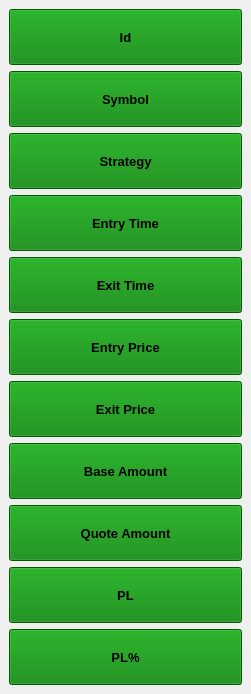
<?xml version="1.0" encoding="UTF-8"?>
<ui version="4.0">
 <class>TradeHis_ShowHide</class>
 <widget class="QMainWindow" name="TradeHis_ShowHide">
  <property name="geometry">
   <rect>
    <x>0</x>
    <y>0</y>
    <width>251</width>
    <height>694</height>
   </rect>
  </property>
  <property name="windowTitle">
   <string>MainWindow</string>
  </property>
  <widget class="QWidget" name="centralwidget">
   <layout class="QVBoxLayout" name="verticalLayout_2">
    <item>
     <layout class="QVBoxLayout" name="verticalLayout">
      <item>
       <widget class="QPushButton" name="btn_colId">
        <property name="sizePolicy">
         <sizepolicy hsizetype="Preferred" vsizetype="Preferred">
          <horstretch>0</horstretch>
          <verstretch>0</verstretch>
         </sizepolicy>
        </property>
        <property name="minimumSize">
         <size>
          <width>75</width>
          <height>40</height>
         </size>
        </property>
        <property name="baseSize">
         <size>
          <width>0</width>
          <height>0</height>
         </size>
        </property>
        <property name="font">
         <font>
          <family>Segoe UI</family>
          <pointsize>10</pointsize>
          <weight>75</weight>
          <bold>true</bold>
         </font>
        </property>
        <property name="toolTip">
         <string extracomment="Push to Show/Hide column"/>
        </property>
        <property name="toolTipDuration">
         <number>2</number>
        </property>
        <property name="whatsThis">
         <string extracomment="Each selected button will show/hide it respective column"/>
        </property>
        <property name="accessibleDescription">
         <string extracomment="Push to Show/Hide column"/>
        </property>
        <property name="autoFillBackground">
         <bool>false</bool>
        </property>
        <property name="styleSheet">
         <string notr="true">background-color: green;</string>
        </property>
        <property name="text">
         <string extracomment="Push to Show/Hide column">Id</string>
        </property>
        <property name="checkable">
         <bool>true</bool>
        </property>
        <property name="autoDefault">
         <bool>false</bool>
        </property>
       </widget>
      </item>
      <item>
       <widget class="QPushButton" name="btn_Symbol">
        <property name="sizePolicy">
         <sizepolicy hsizetype="Preferred" vsizetype="Preferred">
          <horstretch>0</horstretch>
          <verstretch>0</verstretch>
         </sizepolicy>
        </property>
        <property name="minimumSize">
         <size>
          <width>75</width>
          <height>40</height>
         </size>
        </property>
        <property name="baseSize">
         <size>
          <width>0</width>
          <height>0</height>
         </size>
        </property>
        <property name="font">
         <font>
          <family>Segoe UI</family>
          <pointsize>10</pointsize>
          <weight>75</weight>
          <bold>true</bold>
         </font>
        </property>
        <property name="toolTip">
         <string extracomment="Push to Show/Hide column"/>
        </property>
        <property name="toolTipDuration">
         <number>2</number>
        </property>
        <property name="whatsThis">
         <string extracomment="Each selected button will show/hide it respective column"/>
        </property>
        <property name="accessibleDescription">
         <string extracomment="Push to Show/Hide column"/>
        </property>
        <property name="autoFillBackground">
         <bool>false</bool>
        </property>
        <property name="styleSheet">
         <string notr="true">background-color: green;</string>
        </property>
        <property name="text">
         <string extracomment="Push to Show/Hide column">Symbol</string>
        </property>
        <property name="checkable">
         <bool>true</bool>
        </property>
        <property name="autoDefault">
         <bool>false</bool>
        </property>
       </widget>
      </item>
      <item>
       <widget class="QPushButton" name="btn_Strat">
        <property name="sizePolicy">
         <sizepolicy hsizetype="Preferred" vsizetype="Preferred">
          <horstretch>0</horstretch>
          <verstretch>0</verstretch>
         </sizepolicy>
        </property>
        <property name="minimumSize">
         <size>
          <width>75</width>
          <height>40</height>
         </size>
        </property>
        <property name="baseSize">
         <size>
          <width>0</width>
          <height>0</height>
         </size>
        </property>
        <property name="font">
         <font>
          <family>Segoe UI</family>
          <pointsize>10</pointsize>
          <weight>75</weight>
          <bold>true</bold>
         </font>
        </property>
        <property name="toolTip">
         <string extracomment="Push to Show/Hide column"/>
        </property>
        <property name="toolTipDuration">
         <number>2</number>
        </property>
        <property name="whatsThis">
         <string extracomment="Each selected button will show/hide it respective column"/>
        </property>
        <property name="accessibleDescription">
         <string extracomment="Push to Show/Hide column"/>
        </property>
        <property name="autoFillBackground">
         <bool>false</bool>
        </property>
        <property name="styleSheet">
         <string notr="true">background-color: green;</string>
        </property>
        <property name="text">
         <string extracomment="Push to Show/Hide column">Strategy</string>
        </property>
        <property name="checkable">
         <bool>true</bool>
        </property>
        <property name="autoDefault">
         <bool>false</bool>
        </property>
       </widget>
      </item>
      <item>
       <widget class="QPushButton" name="btn_EnrtyTime">
        <property name="sizePolicy">
         <sizepolicy hsizetype="Preferred" vsizetype="Preferred">
          <horstretch>0</horstretch>
          <verstretch>0</verstretch>
         </sizepolicy>
        </property>
        <property name="minimumSize">
         <size>
          <width>75</width>
          <height>40</height>
         </size>
        </property>
        <property name="baseSize">
         <size>
          <width>0</width>
          <height>0</height>
         </size>
        </property>
        <property name="font">
         <font>
          <family>Segoe UI</family>
          <pointsize>10</pointsize>
          <weight>75</weight>
          <bold>true</bold>
         </font>
        </property>
        <property name="toolTip">
         <string extracomment="Push to Show/Hide column"/>
        </property>
        <property name="toolTipDuration">
         <number>2</number>
        </property>
        <property name="whatsThis">
         <string extracomment="Each selected button will show/hide it respective column"/>
        </property>
        <property name="accessibleDescription">
         <string extracomment="Push to Show/Hide column"/>
        </property>
        <property name="autoFillBackground">
         <bool>false</bool>
        </property>
        <property name="styleSheet">
         <string notr="true">background-color: green;</string>
        </property>
        <property name="text">
         <string extracomment="Push to Show/Hide column">Entry Time</string>
        </property>
        <property name="checkable">
         <bool>true</bool>
        </property>
        <property name="autoDefault">
         <bool>false</bool>
        </property>
       </widget>
      </item>
      <item>
       <widget class="QPushButton" name="btn_ExitTime">
        <property name="sizePolicy">
         <sizepolicy hsizetype="Preferred" vsizetype="Preferred">
          <horstretch>0</horstretch>
          <verstretch>0</verstretch>
         </sizepolicy>
        </property>
        <property name="minimumSize">
         <size>
          <width>75</width>
          <height>40</height>
         </size>
        </property>
        <property name="baseSize">
         <size>
          <width>0</width>
          <height>0</height>
         </size>
        </property>
        <property name="font">
         <font>
          <family>Segoe UI</family>
          <pointsize>10</pointsize>
          <weight>75</weight>
          <bold>true</bold>
         </font>
        </property>
        <property name="toolTip">
         <string extracomment="Push to Show/Hide column"/>
        </property>
        <property name="toolTipDuration">
         <number>2</number>
        </property>
        <property name="whatsThis">
         <string extracomment="Each selected button will show/hide it respective column"/>
        </property>
        <property name="accessibleDescription">
         <string extracomment="Push to Show/Hide column"/>
        </property>
        <property name="autoFillBackground">
         <bool>false</bool>
        </property>
        <property name="styleSheet">
         <string notr="true">background-color: green;</string>
        </property>
        <property name="text">
         <string extracomment="Push to Show/Hide column">Exit Time</string>
        </property>
        <property name="checkable">
         <bool>true</bool>
        </property>
        <property name="autoDefault">
         <bool>false</bool>
        </property>
       </widget>
      </item>
      <item>
       <widget class="QPushButton" name="btn_EntryPrice">
        <property name="sizePolicy">
         <sizepolicy hsizetype="Preferred" vsizetype="Preferred">
          <horstretch>0</horstretch>
          <verstretch>0</verstretch>
         </sizepolicy>
        </property>
        <property name="minimumSize">
         <size>
          <width>75</width>
          <height>40</height>
         </size>
        </property>
        <property name="baseSize">
         <size>
          <width>0</width>
          <height>0</height>
         </size>
        </property>
        <property name="font">
         <font>
          <family>Segoe UI</family>
          <pointsize>10</pointsize>
          <weight>75</weight>
          <bold>true</bold>
         </font>
        </property>
        <property name="toolTip">
         <string extracomment="Push to Show/Hide column"/>
        </property>
        <property name="toolTipDuration">
         <number>2</number>
        </property>
        <property name="whatsThis">
         <string extracomment="Each selected button will show/hide it respective column"/>
        </property>
        <property name="accessibleDescription">
         <string extracomment="Push to Show/Hide column"/>
        </property>
        <property name="autoFillBackground">
         <bool>false</bool>
        </property>
        <property name="styleSheet">
         <string notr="true">background-color: green;</string>
        </property>
        <property name="text">
         <string extracomment="Push to Show/Hide column">Entry Price</string>
        </property>
        <property name="checkable">
         <bool>true</bool>
        </property>
        <property name="autoDefault">
         <bool>false</bool>
        </property>
       </widget>
      </item>
      <item>
       <widget class="QPushButton" name="btn_ExitPrice">
        <property name="sizePolicy">
         <sizepolicy hsizetype="Preferred" vsizetype="Preferred">
          <horstretch>0</horstretch>
          <verstretch>0</verstretch>
         </sizepolicy>
        </property>
        <property name="minimumSize">
         <size>
          <width>75</width>
          <height>40</height>
         </size>
        </property>
        <property name="baseSize">
         <size>
          <width>0</width>
          <height>0</height>
         </size>
        </property>
        <property name="font">
         <font>
          <family>Segoe UI</family>
          <pointsize>10</pointsize>
          <weight>75</weight>
          <bold>true</bold>
         </font>
        </property>
        <property name="toolTip">
         <string extracomment="Push to Show/Hide column"/>
        </property>
        <property name="toolTipDuration">
         <number>2</number>
        </property>
        <property name="whatsThis">
         <string extracomment="Each selected button will show/hide it respective column"/>
        </property>
        <property name="accessibleDescription">
         <string extracomment="Push to Show/Hide column"/>
        </property>
        <property name="autoFillBackground">
         <bool>false</bool>
        </property>
        <property name="styleSheet">
         <string notr="true">background-color: green;</string>
        </property>
        <property name="text">
         <string extracomment="Push to Show/Hide column">Exit Price</string>
        </property>
        <property name="checkable">
         <bool>true</bool>
        </property>
        <property name="autoDefault">
         <bool>false</bool>
        </property>
       </widget>
      </item>
      <item>
       <widget class="QPushButton" name="btn_BaseAmt">
        <property name="sizePolicy">
         <sizepolicy hsizetype="Preferred" vsizetype="Preferred">
          <horstretch>0</horstretch>
          <verstretch>0</verstretch>
         </sizepolicy>
        </property>
        <property name="minimumSize">
         <size>
          <width>75</width>
          <height>40</height>
         </size>
        </property>
        <property name="baseSize">
         <size>
          <width>0</width>
          <height>0</height>
         </size>
        </property>
        <property name="font">
         <font>
          <family>Segoe UI</family>
          <pointsize>10</pointsize>
          <weight>75</weight>
          <bold>true</bold>
         </font>
        </property>
        <property name="toolTip">
         <string extracomment="Push to Show/Hide column"/>
        </property>
        <property name="toolTipDuration">
         <number>2</number>
        </property>
        <property name="whatsThis">
         <string extracomment="Each selected button will show/hide it respective column"/>
        </property>
        <property name="accessibleDescription">
         <string extracomment="Push to Show/Hide column"/>
        </property>
        <property name="autoFillBackground">
         <bool>false</bool>
        </property>
        <property name="styleSheet">
         <string notr="true">background-color: green;</string>
        </property>
        <property name="text">
         <string extracomment="Push to Show/Hide column">Base Amount</string>
        </property>
        <property name="checkable">
         <bool>true</bool>
        </property>
        <property name="autoDefault">
         <bool>false</bool>
        </property>
       </widget>
      </item>
      <item>
       <widget class="QPushButton" name="btn_QuoteAmt">
        <property name="sizePolicy">
         <sizepolicy hsizetype="Preferred" vsizetype="Preferred">
          <horstretch>0</horstretch>
          <verstretch>0</verstretch>
         </sizepolicy>
        </property>
        <property name="minimumSize">
         <size>
          <width>75</width>
          <height>40</height>
         </size>
        </property>
        <property name="baseSize">
         <size>
          <width>0</width>
          <height>0</height>
         </size>
        </property>
        <property name="font">
         <font>
          <family>Segoe UI</family>
          <pointsize>10</pointsize>
          <weight>75</weight>
          <bold>true</bold>
         </font>
        </property>
        <property name="toolTip">
         <string extracomment="Push to Show/Hide column"/>
        </property>
        <property name="toolTipDuration">
         <number>2</number>
        </property>
        <property name="whatsThis">
         <string extracomment="Each selected button will show/hide it respective column"/>
        </property>
        <property name="accessibleDescription">
         <string extracomment="Push to Show/Hide column"/>
        </property>
        <property name="autoFillBackground">
         <bool>false</bool>
        </property>
        <property name="styleSheet">
         <string notr="true">background-color: green;</string>
        </property>
        <property name="text">
         <string extracomment="Push to Show/Hide column">Quote Amount</string>
        </property>
        <property name="checkable">
         <bool>true</bool>
        </property>
        <property name="autoDefault">
         <bool>false</bool>
        </property>
       </widget>
      </item>
      <item>
       <widget class="QPushButton" name="btn_PL">
        <property name="sizePolicy">
         <sizepolicy hsizetype="Preferred" vsizetype="Preferred">
          <horstretch>0</horstretch>
          <verstretch>0</verstretch>
         </sizepolicy>
        </property>
        <property name="minimumSize">
         <size>
          <width>75</width>
          <height>40</height>
         </size>
        </property>
        <property name="baseSize">
         <size>
          <width>0</width>
          <height>0</height>
         </size>
        </property>
        <property name="font">
         <font>
          <family>Segoe UI</family>
          <pointsize>10</pointsize>
          <weight>75</weight>
          <bold>true</bold>
         </font>
        </property>
        <property name="toolTip">
         <string extracomment="Push to Show/Hide column"/>
        </property>
        <property name="toolTipDuration">
         <number>2</number>
        </property>
        <property name="whatsThis">
         <string extracomment="Each selected button will show/hide it respective column"/>
        </property>
        <property name="accessibleDescription">
         <string extracomment="Push to Show/Hide column"/>
        </property>
        <property name="autoFillBackground">
         <bool>false</bool>
        </property>
        <property name="styleSheet">
         <string notr="true">background-color: green;</string>
        </property>
        <property name="text">
         <string extracomment="Push to Show/Hide column">PL</string>
        </property>
        <property name="checkable">
         <bool>true</bool>
        </property>
        <property name="autoDefault">
         <bool>false</bool>
        </property>
       </widget>
      </item>
      <item>
       <widget class="QPushButton" name="btn_PLpercent">
        <property name="enabled">
         <bool>true</bool>
        </property>
        <property name="sizePolicy">
         <sizepolicy hsizetype="Preferred" vsizetype="Preferred">
          <horstretch>0</horstretch>
          <verstretch>0</verstretch>
         </sizepolicy>
        </property>
        <property name="minimumSize">
         <size>
          <width>75</width>
          <height>40</height>
         </size>
        </property>
        <property name="baseSize">
         <size>
          <width>0</width>
          <height>0</height>
         </size>
        </property>
        <property name="font">
         <font>
          <family>Segoe UI</family>
          <pointsize>10</pointsize>
          <weight>75</weight>
          <bold>true</bold>
         </font>
        </property>
        <property name="toolTip">
         <string extracomment="Push to Show/Hide column"/>
        </property>
        <property name="toolTipDuration">
         <number>2</number>
        </property>
        <property name="whatsThis">
         <string extracomment="Each selected button will show/hide it respective column"/>
        </property>
        <property name="accessibleDescription">
         <string extracomment="Push to Show/Hide column"/>
        </property>
        <property name="autoFillBackground">
         <bool>false</bool>
        </property>
        <property name="styleSheet">
         <string notr="true">background-color: green;</string>
        </property>
        <property name="text">
         <string extracomment="Push to Show/Hide column">PL%</string>
        </property>
        <property name="checkable">
         <bool>true</bool>
        </property>
        <property name="autoDefault">
         <bool>false</bool>
        </property>
       </widget>
      </item>
     </layout>
    </item>
   </layout>
  </widget>
 </widget>
 <resources/>
 <connections/>
</ui>
